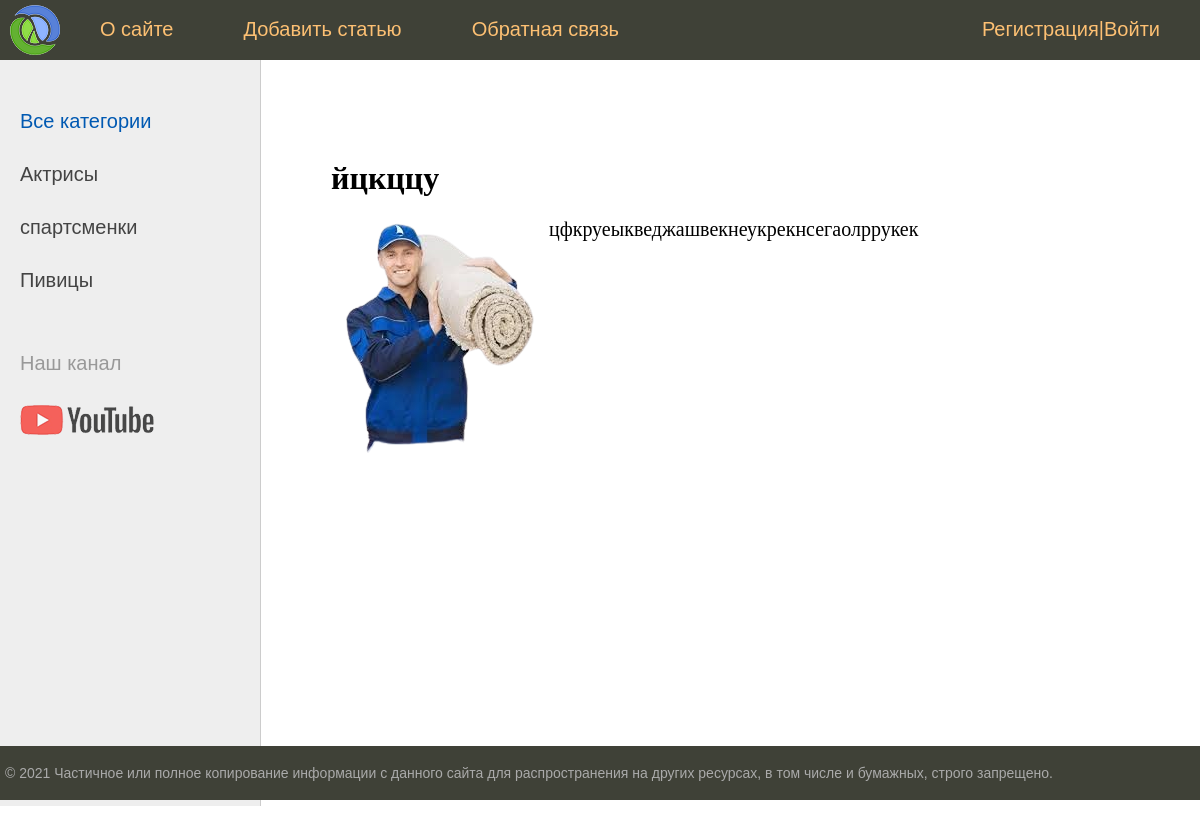
Screenshot of /post/jckccu/ with the database file from the repository.
### women/models.py (models this page shows, shortened)
class Category(models.Model):
    name = models.CharField(max_length=100, db_index=True, verbose_name="Категория")
    slug = models.SlugField(max_length=255, unique=True, db_index=True, verbose_name="URL")
    def get_absolute_url(self):
        return reverse('category', kwargs={'cat_slug': self.slug})
    class Meta:
        verbose_name = 'Категория'
        verbose_name_plural = 'Категории'
        ordering = ['id']

class Women(models.Model):
    title = models.CharField(max_length=255, verbose_name="Заголовок")
    slug = models.SlugField(max_length=255, unique=True, db_index=True, verbose_name="URL")
    content = models.TextField(blank=True, verbose_name="Текст статьи")
    photo = models.ImageField(upload_to="photos/%Y/%m/%d/", verbose_name="Фото")
    time_create = models.DateTimeField(auto_now_add=True, verbose_name="Время создания")
    time_update = models.DateTimeField(auto_now=True, verbose_name="Время изменения")
    is_published = models.BooleanField(default=True, verbose_name="Публикация")
    cat = models.ForeignKey('Category', on_delete=models.PROTECT, verbose_name="Категории")
    def __str__(self):
        return self.title
    class Meta:
        verbose_name = 'Известные женщины'
        verbose_name_plural = 'Известные женщины'
        ordering = ['-time_create', 'title']

### women/views.py (the view)
# urls.py: path('post/<slug:post_slug>/', ShowPost.as_view(), name='post'),
class ShowPost(DateMixin, DetailView):
    model = Women
    template_name = "women/post.html"
    slug_url_kwarg = "post_slug"
    context_object_name = "post"
    def get_context_data(self, *, object_list=None, **kwargs):
        context = super().get_context_data(**kwargs)
        c_def = self.get_user_context(title=context["post"])
        return dict(list(context.items()) + list(c_def.items()))

### women/utils.py (called while the page is built)
    def get_user_context(self,**kwargs):
        context = kwargs
        cats = Category.objects.all()
        user_menu = menu.copy()
        if not self.request.user.is_authenticated:
            user_menu.pop(1)
        context['menu'] = menu
        context['cats'] = cats
        if 'cat_selected' not in context:
            context['cat_selected'] = 0
        return context

### women/templates/women/post.html
{% extends 'women/base.html' %}
{% block content %}
<h1>{{post.title}}</h1>
{% if post.photo %}
<p><img class="img-article-left" src="{{post.photo.url}}"></p>
{% endif %}
{{post.content|linebreaks}}
{% endblock %}

### women/templates/women/base.html (shortened to what this page needs)
{% load static %}
{% load women_tags %}
<!DOCTYPE html>
<html>
<head>
	<link type="text/css" href="{% static 'women/css/styles.css' %}" rel="stylesheet" />
</head>
<body>
	<table class="table-page" border=0 cellpadding="0" cellspacing="0">
		<tr><td valign=top>
	{% block mainmenu %}
		<div class="header">
			<ul id="mainmenu" class="mainmenu">
				<li class="logo"><a href="{% url 'home' %}"><div class="logo"></div></a></li>
				{% for m in menu %}
					<li><a href="{% url m.url_name %}">{{m.title}}</a></li>
				{% endfor %}
				{% if request.user.is_authenticated %}
				<li class="list">{{user.username}} | <a href="{% url "logout" %}">Выйти</a></li>
					{% else %}
				<li class="last"><a href="{% url 'register' %}">Регистрация</a>|<a href="{% url 'login' %}">Войти</a></li>
				{% endif %}
			</ul>
		</div>
	{% endblock mainmenu %}
<table class="table-content" border=0 cellpadding="0" cellspacing="0">
<tr>
	<td valign="top" class="left-chapters">
	<ul id="leftchapters">
{% if cat_selected == 0 %}
		<li class="selected">Все категории</li>
{% else %}
		<li><a href="{% url 'home' %}">Все категории</a></li>
{% endif %}
{% for c in cats %}
	{% if c.pk == cat_selected%}
			<li class='selected'>{{c.name}}</li>
			{% else %}
			<li><a href="{{c.get_absolute_url}}">{{c.name}}</a></li>
		{% endif %}
{% endfor %}
		<li class="share">
		<p>Наш канал</p>
		<a class="share-yt" href="https://www.youtube.com/channel/UClJzWfGWuGJL2t-3dYKcHTA/playlists" target="_blank" rel="nofollow"></a>
		</li>
	</ul>
</td>
<td valign="top" class="content">
	<div class="content-text">
{% block content %}
{% endblock %}
	</div>
</td></tr></table>
</td></tr>
<tr><td valign=top>
	<div id="footer">
		<p>&copy; 2021 Частичное или полное копирование информации с данного сайта для распространения на других ресурсах, в том числе и бумажных, строго запрещено.</p>
	</div>
</td></tr></table>
</body>
</html>

### women/static/women/css/styles.css (style rules this page uses)
html, body { font-family: 'Arial'; margin: 0; padding: 0; height: 100%; width: 100%; color: #444; }
a { color: #0059b2; text-decoration: none; }
img { max-width: 600px; height: auto; }
img.img-article-left { max-width: 300px; height: auto; float: left; padding: 0 10px 10px 0; }
.table-page { width: 100%; height: 100%; vertical-align: top; }
.table-page tr { height: 100%; }
.header { background: #3F4137; height: 60px; }
.logo { background: url('../images/logo.png') no-repeat 10px 5px; width: 70px; height: 60px; }
ul.mainmenu { list-style: none; margin: 0; padding: 0; height: 60px; color: #fdc073; font-size: 20px; overflow: hidden; }
ul.mainmenu li { float: left; margin: 18px 40px 0 30px; }
ul.mainmenu li.logo { margin: 0; }
ul.mainmenu li.last { float: right; }
ul.mainmenu li a { color: #fdc073; text-decoration: none; }
.table-content { width: 100%; min-height: 100%; height: 100%; }
.left-chapters { margin: 0; background: #eee; border-right: 1px solid #ccc; min-height: 100%; }
.left-chapters ul { width: 230px; min-height: 100%; margin: 0; padding: 20px 10px 10px 20px; list-style: none; font-size: 20px; }
.left-chapters ul li { margin: 30px 0 0 0; color: #999; }
.left-chapters ul li.selected { color: #0059b2; }
.left-chapters ul li a { color: #444; text-decoration: none; }
.left-chapters ul li.share { margin: 60px 0 0 0; }
.left-chapters ul li.share p { margin: 30px 0 30px 0; }
.left-chapters ul li.share a { display: inline-block; width: 40px; height: 40px; margin: 0 20px 0 0; }
.left-chapters ul li.share a.share-yt { width: 100%; height: 30px; background: url('../images/share_yt.png') no-repeat 0 0 }
.content { padding: 40px 20px 20px 40px; width: 100%; box-sizing: border-box; }
.content-text { margin: 60px 0 0 30px; color: #000; font-size: 20px; font-family: Yandex Sans Display Light; }
.content-text h1 { font-size: 32px; }
#footer { box-sizing: border-box; background: #3F4137; padding: 5px; color: #aaa; font-size: 14px; font-family: Verdana, Geneva, Arial, Helvetica; text-align: left; overflow: hidden; }

### rows the page displays
Category: name "Aктрисы"
Category: name "спартсменки"
Category: name "Пивицы"
Women: title "йцкццу", photo (picture), content "цфкруеыкведжашвекнеукрекнсегаолррукек"

### other values shown
{{ m.title }} "О сайте" "Добавить статью" "Обратная связь"
